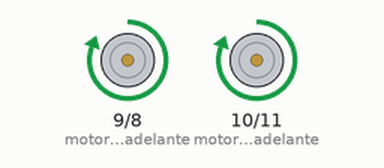
This sketch was run on a simulated Arduino Uno, built with avr-gcc and run on an emulated ATmega328P. Parts: motor-driver pin pairs drawn as motors (green arrow = first pin HIGH = forward, orange = second pin HIGH = backward, longer = more drive).

Above: at 0.1 s.
At 5.1 s:
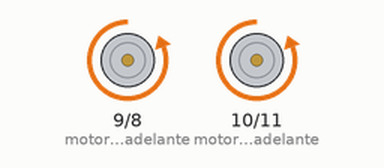
At 17.1 s:
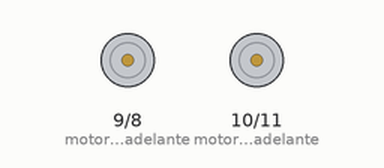
At 36.6 s:
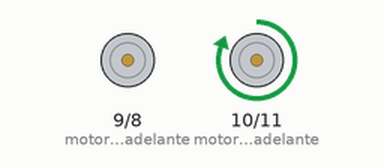
Timing chart, 0 to 39.5 s (numbered marks = the images above):
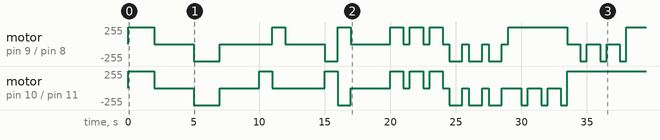

The sketch:

Manejo_de_motores_OTRO.ino
```cpp
#include <Servo.h>
int motor_izquierdo_adelante = 9;//IN1
int motor_izquierdo_atras    = 8;//IN2
int motor_derecho_adelante   = 10;//IN3
int motor_derecho_atras      = 11;//IN4
int velocidad = 150;

void setup() {
  pinMode(motor_izquierdo_adelante,OUTPUT);
  pinMode(motor_izquierdo_atras,OUTPUT);
  pinMode(motor_derecho_adelante,OUTPUT);
  pinMode(motor_derecho_atras,OUTPUT);
}

void loop() {
  run(2000);//segundos
  stop(3000);
  back(2000);
  stop(3000);
  right(1000);
  left(1000);
  stop(3000);
  spin_right(1000);
  spin_left(1000);
  stop(3000);
  for(int i=0;i<3;i++){
    run(1000);
    stop(500);
  }
  for(int i=0;i<3;i++){
    back(1000);
    stop(500);
  }
  for(int i=0;i<3;i++){
    left(1000);
    spin_left(500);
  }
  for(int i=0;i<3;i++){
    right(1000);
    spin_right(500);
  }
}

void run(int tiempo){
    digitalWrite(motor_derecho_adelante,velocidad);
    digitalWrite(motor_derecho_atras,0);
    digitalWrite(motor_izquierdo_adelante,velocidad);
    digitalWrite(motor_izquierdo_atras,0);
    delay(tiempo);
}

void stop(int tiempo){
    digitalWrite(motor_derecho_adelante,0);
    digitalWrite(motor_derecho_atras,0);
    digitalWrite(motor_izquierdo_adelante,0);
    digitalWrite(motor_izquierdo_atras,0);
    delay(tiempo);
}

void back(int tiempo){
    digitalWrite(motor_derecho_adelante,0);
    digitalWrite(motor_derecho_atras,velocidad);
    digitalWrite(motor_izquierdo_adelante,0);
    digitalWrite(motor_izquierdo_atras,velocidad);
    delay(tiempo);
}

void left(int tiempo){
    digitalWrite(motor_derecho_adelante,0);
    digitalWrite(motor_derecho_atras,0);
    digitalWrite(motor_izquierdo_adelante,velocidad);
    digitalWrite(motor_izquierdo_atras,0);
    delay(tiempo);
}

void right(int tiempo){
    digitalWrite(motor_derecho_adelante,velocidad);
    digitalWrite(motor_derecho_atras,0);
    digitalWrite(motor_izquierdo_adelante,0);
    digitalWrite(motor_izquierdo_atras,0);
    delay(tiempo);
}

void spin_right(int tiempo){
    digitalWrite(motor_derecho_adelante,velocidad);
    digitalWrite(motor_derecho_atras,0);
    digitalWrite(motor_izquierdo_adelante,0);
    digitalWrite(motor_izquierdo_atras,velocidad);
    delay(tiempo);
}

void spin_left(int tiempo){
    digitalWrite(motor_derecho_adelante,0);
    digitalWrite(motor_derecho_atras,velocidad);
    digitalWrite(motor_izquierdo_adelante,velocidad);
    digitalWrite(motor_izquierdo_atras,0);
    delay(tiempo);
}
```

Measured:
- by itself, motor on pin 10 (motor_derecho_adelante) / pin 11 (motor_derecho_atras): stopped → forward 255/255 at 0.00 s, → stopped 2.0 s later, → backward 255/255 3.0 s later, → stopped 2.0 s later, … (27 changes in this stretch)
- by itself, motor on pin 9 (motor_izquierdo_adelante) / pin 8 (motor_izquierdo_atras): stopped → forward 255/255 at 0.00 s, → stopped 2.0 s later, → backward 255/255 3.0 s later, → stopped 2.0 s later, … (29 changes in this stretch)
